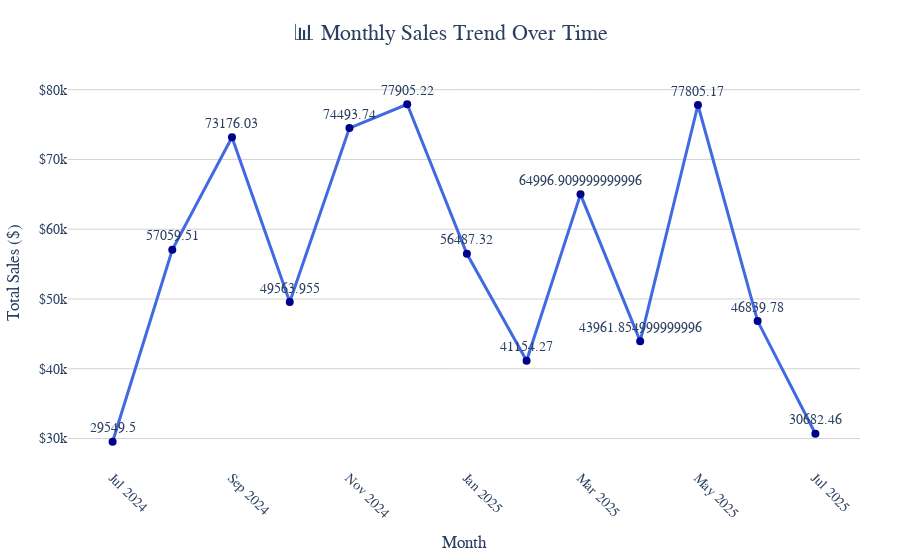

The code cell stored with this chart in its notebook:
### Code cell
df['Month'] = df['Date'].dt.to_period('M').astype(str)
monthly_sales = df.groupby('Month', as_index=False)['Total_Amount'].sum()
monthly_sales['Month'] = pd.to_datetime(monthly_sales['Month'])
monthly_sales = monthly_sales.sort_values('Month')
fig6 = px.line(
    monthly_sales,
    x='Month',
    y='Total_Amount',
    markers=True,
    title='📊 Monthly Sales Trend Over Time',
    text=monthly_sales['Total_Amount'],
    labels={'Month': 'Month', 'Total_Amount': 'Total Sales ($)'}
)
fig6.update_traces(
    line=dict(color='royalblue', width=3),
    marker=dict(size=8, color='darkblue'),
    textposition='top center',
    hovertemplate='<b>Month:</b> %{x|%B %Y}<br><b>Total Sales:</b> $%{y:.2f}<extra></extra>'
)
fig6.update_layout(
    xaxis_title='Month',
    yaxis_title='Total Sales ($)',
    title_font=dict(size=22),
    title_x=0.5,
    xaxis=dict(
        tickformat='%b %Y',
        showgrid=True,
        tickangle=45
    ),
    yaxis=dict(
        showgrid=True,
        tickprefix='$',
        ticksuffix='',
        gridcolor='lightgray'
    ),
    plot_bgcolor='white',
    font=dict(family='Arial', size=14),
    hoverlabel=dict(bgcolor='white', font_size=13),
    margin=dict(l=40, r=40, t=80, b=80)
)
fig6.show()

### Figure 1 — Plotly figure (JSON) as saved in the notebook; plotly's stock layout.template omitted (floating-point values rounded to 4 significant figures)
{"data": [{"hovertemplate": "<b>Month:</b> %{x|%B %Y}<br><b>Total Sales:</b> $%{y:.2f}<extra></extra>", "legendgroup": "", "line": {"color": "royalblue", "dash": "solid", "width": 3}, "marker": {"color": "darkblue", "size": 8, "symbol": "circle"}, "mode": "lines+markers+text", "name": "", "orientation": "v", "showlegend": false, "text": [29550.0, 57060.0, 73180.0, 49560.0, 74490.0, 77910.0, 56490.0, 41150.0, 65000.0, 43960.0, 77810.0, 46840.0, 30680.0], "textposition": "top center", "type": "scatter", "x": ["2024-07-01T00:00:00.000000000", "2024-08-01T00:00:00.000000000", "2024-09-01T00:00:00.000000000", "2024-10-01T00:00:00.000000000", "2024-11-01T00:00:00.000000000", "2024-12-01T00:00:00.000000000", "2025-01-01T00:00:00.000000000", "2025-02-01T00:00:00.000000000", "2025-03-01T00:00:00.000000000", "2025-04-01T00:00:00.000000000", "2025-05-01T00:00:00.000000000", "2025-06-01T00:00:00.000000000", "2025-07-01T00:00:00.000000000"], "xaxis": "x", "y": [29550.0, 57060.0, 73180.0, 49560.0, 74490.0, 77910.0, 56490.0, 41150.0, 65000.0, 43960.0, 77810.0, 46840.0, 30680.0], "yaxis": "y"}], "layout": {"font": {"family": "Arial", "size": 14}, "hoverlabel": {"bgcolor": "white", "font": {"size": 13}}, "legend": {"tracegroupgap": 0}, "margin": {"b": 80, "l": 40, "r": 40, "t": 80}, "plot_bgcolor": "white", "title": {"font": {"size": 22}, "text": "📊 Monthly Sales Trend Over Time", "x": 0.5}, "xaxis": {"anchor": "y", "domain": [0, 1], "showgrid": true, "tickangle": 45, "tickformat": "%b %Y", "title": {"text": "Month"}}, "yaxis": {"anchor": "x", "domain": [0, 1], "gridcolor": "lightgray", "showgrid": true, "tickprefix": "$", "ticksuffix": "", "title": {"text": "Total Sales ($)"}}}}
